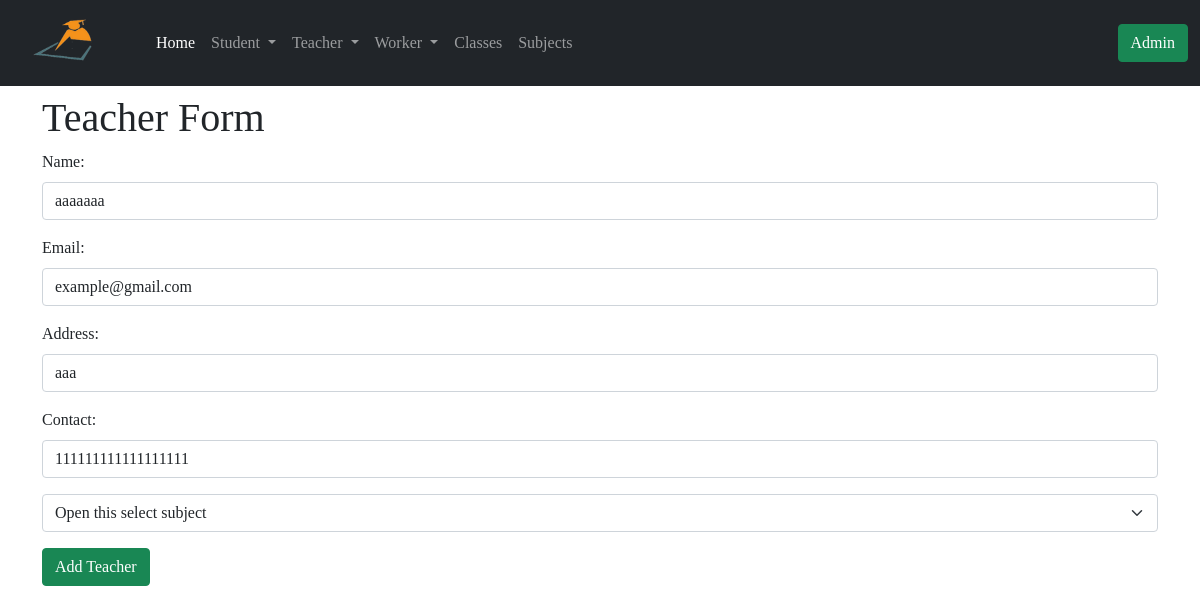
/update_teacher/1, run on an earlier commit of the app's database.
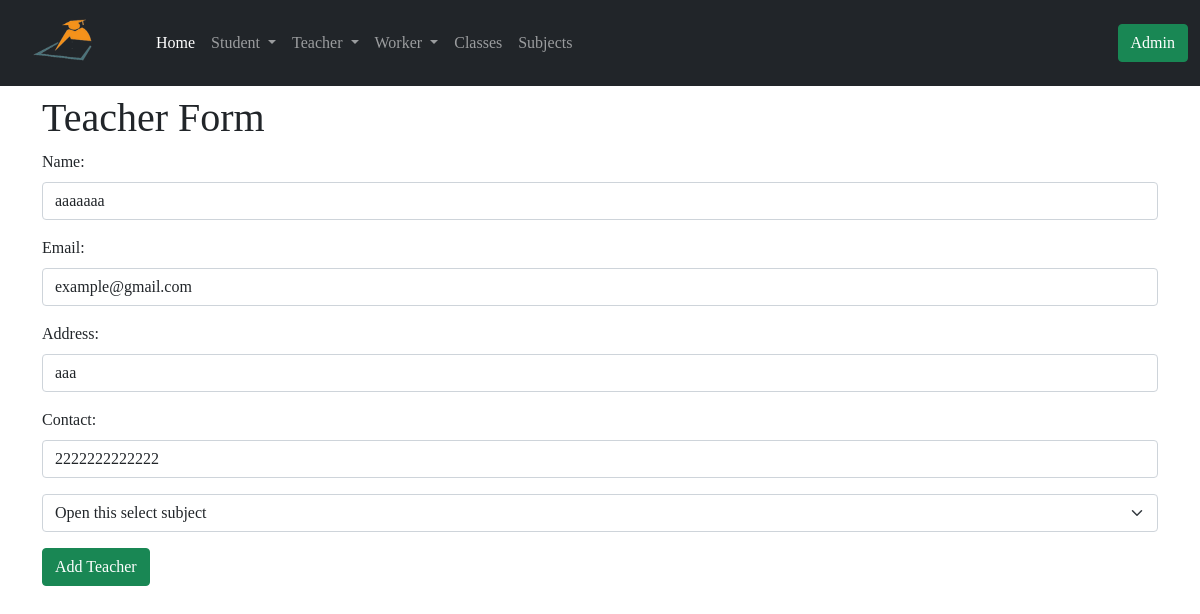
And on a later commit of the database.
### app/models.py (models this page shows, shortened)
class Teacher(db.Model):
    id = db.Column(db.Integer, primary_key=True)
    tech_name = db.Column(db.String(64), index=True)
    email = db.Column(db.String(64), index=True)
    tech_address = db.Column(db.String(128), index=True)
    tech_contact = db.Column(db.String(64), index=True)
    join_date = db.Column(db.DateTime, default=datetime.utcnow())
    admin_id = db.Column(db.Integer, db.ForeignKey('admin.id'))
    tech_subject = db.Column(db.Integer, db.ForeignKey('subject.id'))

### app/routes.py (the view, shortened to what this page needs)
@app.route('/update_teacher/<id>', methods=['GET', 'POST'])
def update_teacher(id):
    subjects = Subject.query.all()
    teacher = Teacher.query.filter_by(id=id).first()
    return render_template('add_teacher.html', title='Update Teacher', teacher=teacher, subjects=subjects)

### app/models.py (called while the page is built)
    def __repr__(self):
        return 'Subject {}'.format(self.sub_name)

### app/templates/add_teacher.html (shortened to what this page needs)
{% extends 'base.html' %}
{% block content %}
<div class="container mt-2">
<h1>Teacher Form</h1>
<form method="POST">
    <div class="mb-3">
      <label for="Inputname" class="form-label">Name:</label>
      <input type="text" class="form-control" name="tech_name" value="{{teacher.tech_name}}" id="Inputname" placeholder="Enter name" required>
    </div>
    <div class="mb-3">
        <label for="Inputname" class="form-label">Email:</label>
        <input type="email" class="form-control" name="email" value="{{teacher.email}}" id="Inputname" placeholder="Enter email" required>
    </div>
    <div class="mb-3">
        <label for="Inputaddress" class="form-label">Address:</label>
        <input type="text" class="form-control" name="tech_address" value="{{teacher.tech_address}}" id="Inputaddress" placeholder="Enter address" required>
    </div>
    <div class="mb-3">
        <label for="Inputcontact" class="form-label">Contact:</label>
        <input type="tel" class="form-control" name="tech_contact" value="{{teacher.tech_contact}}" id="Inputcontact" placeholder="Enter contact" required>
    </div>
    <div class="mb-3">
        <select class="form-select" name="tech_subject"  aria-label="Default select example">
            <option selected>Open this select subject</option>
          </select>
    </div>
    <button type="submit" class="btn btn-success">Add Teacher</button>
  </form>
</div>
{% endblock %}

What changed in the data, as far as the page shows it:
changed Teacher "aaaaaaa": tech_contact "111111111111111111" → "2222222222222"
